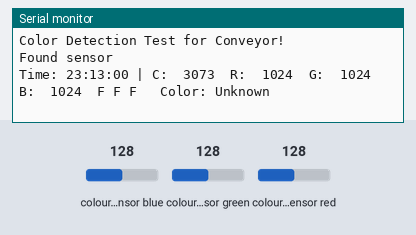
A sketch run on a simulated Arduino Uno, built with avr-gcc and run on an emulated ATmega328P. Parts: the last lines printed to the serial monitor. The test bench sets the inputs (shaded band); at power-on: colour sensor blue 128, colour sensor green 128, colour sensor red 128.

Above: at 1.2 s.
1.3 s: colour sensor blue set to 5
At 2.0 s:
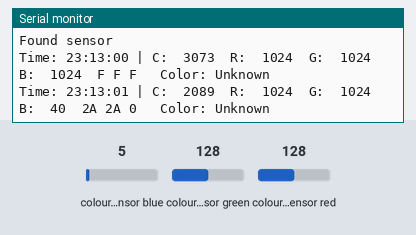
4.3 s: colour sensor green set to 5
At 6.5 s:
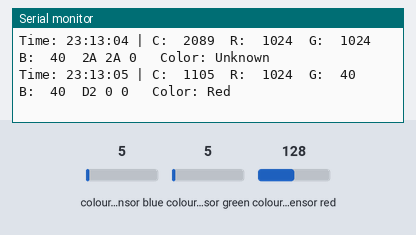
7.3 s: colour sensor red set to 64
At 8.7 s:
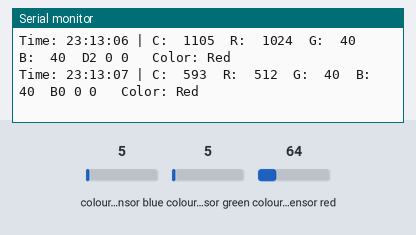
10.3 s: colour sensor blue set to 64
At 11.7 s:
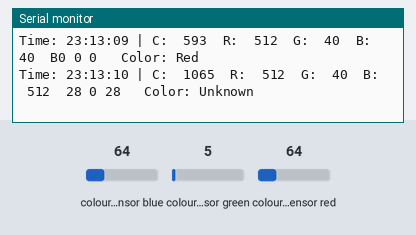
13.3 s: colour sensor green set to 128
At 15.2 s:
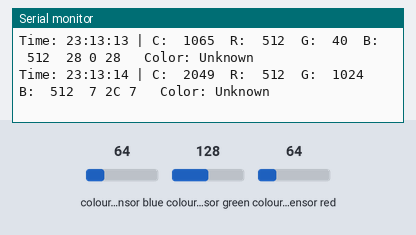
16.3 s: colour sensor red set to 5
At 18.1 s:
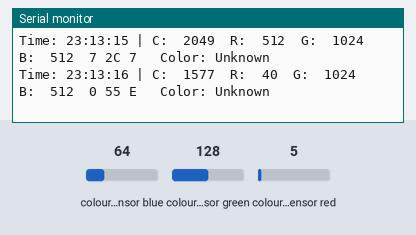

Measured:
- after the input at 1.3 s, the serial monitor: prints a new line after 0.36 s (image 1)
- after the input at 4.3 s, the serial monitor: prints a new line after 1.2 s (image 2)
- after the input at 7.3 s, the serial monitor: prints a new line after 0.77 s (image 3)
- after the input at 10.3 s, the serial monitor: prints a new line after 0.34 s (image 4)
- after the input at 13.3 s, the serial monitor: prints a new line after 1.2 s (image 5)
- after the input at 16.3 s, the serial monitor: prints a new line after 0.75 s (image 6)

The sketch:

objets_10_ou_12_cm.ino
```cpp
#include <Wire.h>
#include "Adafruit_TCS34725.h"
#include <TimeLib.h>

// Initialisation du capteur avec un temps d'intégration court et un gain élevé
Adafruit_TCS34725 tcs = Adafruit_TCS34725(TCS34725_INTEGRATIONTIME_2_4MS, TCS34725_GAIN_60X);

byte gammatable[256];

void setup() {
  Serial.begin(9600);
  Serial.println("Color Detection Test for Conveyor!");

  // Vérification du capteur
  if (tcs.begin()) {
    Serial.println("Found sensor");
  } else {
    Serial.println("No TCS34725 found ... check your connections");
    while (1);
  }

  // Création de la table gamma
  for (int i = 0; i < 256; i++) {
    float x = i;
    x /= 255;
    x = pow(x, 2.5);
    x *= 255;
    gammatable[i] = (byte)x;
  }

  // Initialisation de l'heure (10 juillet 2025, 23:13:00 WAT)
  setTime(23, 13, 0, 10, 7, 2025);
}

String classifyColor(float r, float g, float b) {
  if (r > 0.5 && g < 0.3 && b < 0.3) return "Red";
  if (b > 0.5 && r < 0.3 && g < 0.3) return "Blue";
  if (g > 0.4 && r > 0.3 && b < 0.2) return "Yellow";
  if (g > 0.5 && r < 0.3 && b < 0.3) return "Green";
  return "Unknown";
}

void loop() {
  uint16_t clear, red, green, blue;

  // Prendre plusieurs lectures pour réduire le bruit
  uint16_t r_sum = 0, g_sum = 0, b_sum = 0, c_sum = 0;
  int num_reads = 5;
  for (int i = 0; i < num_reads; i++) {
    tcs.getRawData(&red, &green, &blue, &clear);
    r_sum += red; g_sum += green; b_sum += blue; c_sum += clear;
    delay(5);
  }
  red = r_sum / num_reads; green = g_sum / num_reads;
  blue = b_sum / num_reads; clear = c_sum / num_reads;

  // Affichage de l'heure
  Serial.print("Time: ");
  Serial.print(hour()); Serial.print(":");
  if (minute() < 10) Serial.print("0"); Serial.print(minute()); Serial.print(":");
  if (second() < 10) Serial.print("0"); Serial.print(second());
  Serial.print(" | ");

  // Affichage des valeurs brutes
  Serial.print("C:\t"); Serial.print(clear);
  Serial.print("\tR:\t"); Serial.print(red);
  Serial.print("\tG:\t"); Serial.print(green);
  Serial.print("\tB:\t"); Serial.print(blue);

  // Normalisation des valeurs RVB
  float r, g, b;
  if (clear > 0) {
    r = red / (float)clear;
    g = green / (float)clear;
    b = blue / (float)clear;
  } else {
    r = g = b = 0;
  }

  // Mise à l'échelle et application de la correction gamma
  r *= 255; g *= 255; b *= 255;
  r = gammatable[(int)r];
  g = gammatable[(int)g];
  b = gammatable[(int)b];

  // Affichage des valeurs RVB corrigées (en hexadécimal)
  Serial.print("\t");
  Serial.print((int)r, HEX); Serial.print(" ");
  Serial.print((int)g, HEX); Serial.print(" ");
  Serial.print((int)b, HEX); Serial.print(" ");

  // Classification des couleurs
  String color = classifyColor(r / 255.0, g / 255.0, b / 255.0);
  Serial.print("\tColor: "); Serial.println(color);

  delay(1000); // Attendre 1 seconde avant la prochaine lecture
}

/*
*Placez des objets de couleur rouge, bleu, jaune et vert à 10-12 cm du capteur dans les conditions d’éclairage du convoyeur.
*Si les lectures sont instables, augmentez num_reads ou ajustez le temps d'intégration/gain.
*
*Si la vitesse du convoyeur est connue (par exemple, 10 cm/s), calculez le temps pendant lequel un objet reste dans la zone de détection (par exemple, un objet de 5 cm de large prend 0.5 s à passer).
Ajustez le delay dans loop() pour correspondre à ce temps ou utilisez un capteur de proximité pour déclencher les lectures.

le temps d'intégration etait de 50 ms (TCS34725_INTEGRATIONTIME_50MS). Pour un convoyeur rapide, réduisez ce temps (par exemple, à TCS34725_INTEGRATIONTIME_2_4MS) pour des lectures plus rapides, mais augmentez le gain (par exemple, TCS34725_GAIN_60X) pour compenser la perte de lumière à 10-12 cm.
*/
```
